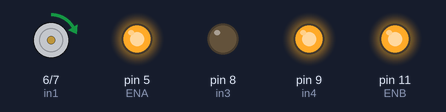
Bench run of a sketch on a simulated Arduino Uno, built with avr-gcc and run on an emulated ATmega328P. On the bench: motor-driver pin pairs drawn as motors (green arrow = first pin HIGH = forward, orange = second pin HIGH = backward, longer = more drive), output pins drawn as LEDs (lit = HIGH).

Above: at 1.1 s.
At 12.27 s:
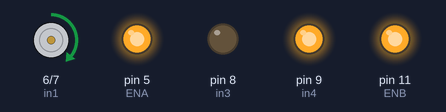
At 38.6 s:
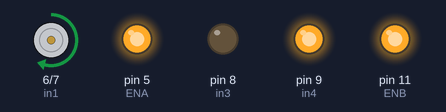
Timing chart, 0 to 40.0 s (numbered marks = the images above):
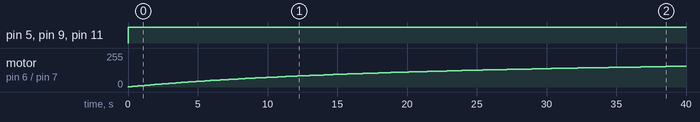

Measured:
- by itself, pin 5 (ENA), pin 9 (in4), pin 11 (ENB): LOW → HIGH at 0.00 s
- by itself, motor on pin 6 (in1) / pin 7 (in2): moves from stopped to forward 156/255 over 39.9 s

The sketch:

testCurve.ino
```cpp
#define MAX_SPEED 255
#define RIGHT 0
#define LEFT 1

int in1 = 6; // Right - Forward speed
int in2 = 7; // Right - Backward speed
int in3 = 8; // Left - Backward speed
int in4 = 9; // Left - Forward speed
int ENA = 5; // Right - Enable movement
int ENB = 11; // Left - Enable movement

int currentRadius = 1;

/**
@speedLeft, @speedRight: [-255,255]
value < 0: speed backwards
value = 0: not moving
value > 0: speed forward
*/
void _mMove(int speedLeft, int speedRight)
{
  int in1Value = speedRight > 0 ? speedRight : 0;
  int in2Value = speedRight < 0 ? -speedRight : 0;
  int in3Value = speedLeft < 0 ? -speedLeft : 0;
  int in4Value = speedLeft > 0 ? speedLeft : 0;

  digitalWrite(ENA,HIGH);
  digitalWrite(ENB,HIGH);
  analogWrite(in1,in1Value);
  analogWrite(in2,in2Value);
  analogWrite(in3,in3Value);
  analogWrite(in4,in4Value);
}

void _mStop()
{
  digitalWrite(ENA,LOW);
  digitalWrite(ENB,LOW);
}

/**
 * Calculates the left and right speeds (in the same direction) so the car describes a curve with a given radius parameter
 * vel: upper bound of the speeds.
 * dir: 0 ir 1, defines right or left respectively
 * radius: parameter to control how diverse are the lateral speeds
 * reverse: true means the speeds will be given in negative form (going backwards).
 */
void _mCurve(int vel, int dir, int radius, bool reverse)
{
  // VEL - VEL/(1 + RADIUS/VEL)
  // R=50 -> 34 pulgadas diametro
  // R=100 -> 45 pulgadas diametro
  // R=200 -> 79 pulgadas diametro
  // R=400 -> 124 pulgadas diametro
  // R=800 -> 172 pulgadas diametro
  double slowSpeed = round(1.0 * vel - (1.0 * vel)/(1.0 + (1.0 * radius) / (1.0 * vel) )); // VEL - VEL/(1 + RADIUS/VEL) // Radius 100 here nos da 45 pulgadas de diametro.
  int speedLeft = dir == RIGHT ? vel : slowSpeed;
  int speedRight = dir == LEFT ? vel : slowSpeed;
  _mMove(reverse ? -speedLeft : speedLeft, reverse ? -speedRight : speedRight);
}

void setup()
{
  Serial.begin(9600);
  pinMode(in1,OUTPUT);
  pinMode(in2,OUTPUT);
  pinMode(in3,OUTPUT);
  pinMode(in4,OUTPUT);
  pinMode(ENA,OUTPUT);
  pinMode(ENB,OUTPUT);
  // _mCurve(MAX_SPEED, RIGHT, /* radious */ 800, /* reverse */ false);
}

void loop()
{
  _mCurve(MAX_SPEED, RIGHT, currentRadius++, /* reverse */ false);
  delay(100);
}
```
